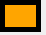
<?xml version="1.0" encoding="UTF-8"?>
<ui version="4.0">
 <class>OrangeSquare</class>
 <widget class="QWidget" name="OrangeSquare">
  <property name="geometry">
   <rect>
    <x>0</x>
    <y>0</y>
    <width>46</width>
    <height>35</height>
   </rect>
  </property>
  <property name="windowTitle">
   <string>Form</string>
  </property>
  <widget class="QPushButton" name="pushButton">
   <property name="geometry">
    <rect>
     <x>0</x>
     <y>0</y>
     <width>41</width>
     <height>32</height>
    </rect>
   </property>
   <property name="styleSheet">
    <string notr="true">#pushButton


{
background: orange; 
border:5px solid black;
border-radius: 40px; 
}

</string>
   </property>
   <property name="text">
    <string/>
   </property>
  </widget>
 </widget>
 <resources/>
 <connections/>
</ui>
